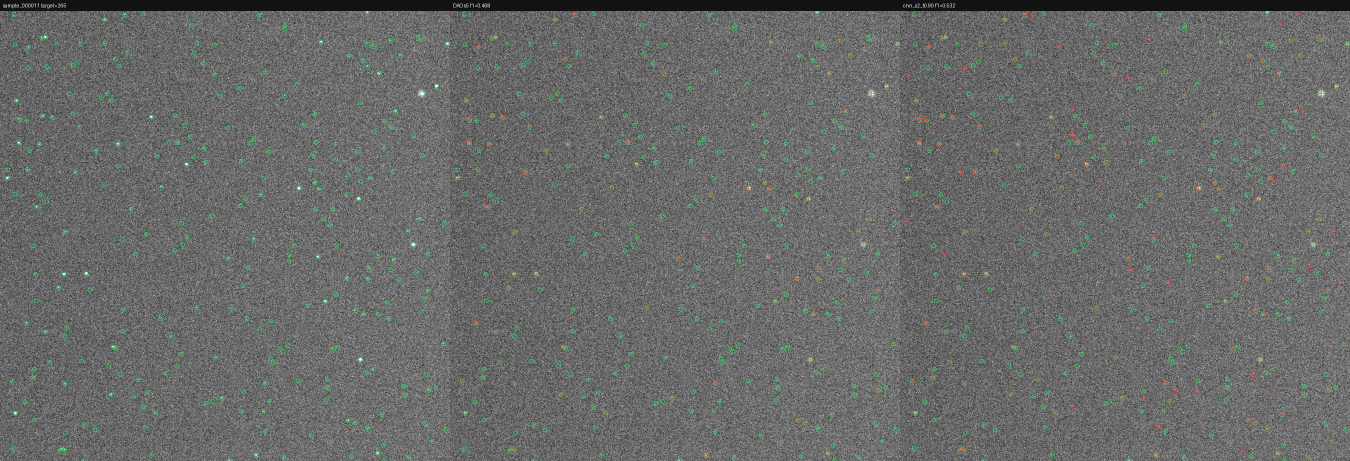
#> input picture runs_before/candidate_scorer_sigma2_random2/eval_spotcheck_crop_best/sample_000011_compare.jpg, 2700 x 922 px (shown at 1/2 size); its folder holds only this picture in this run
$ python -i daofind_opt.py   (imports and definitions only)
#> lines starting #> are read from the running program, lines starting #| are printed output that depends on the picture
from __future__ import annotations

import csv
import math
from dataclasses import dataclass
from pathlib import Path
from typing import Any

import numpy as np
import scipy.ndimage as ndi
from astropy.io import fits
from PIL import Image
from scipy.spatial import cKDTree


@dataclass
class Detection:
    y: float
    x: float
    peak: float
    flux: float
    snr: float


def odd_at_least(value: int, minimum: int = 3) -> int:
    value = max(int(value), int(minimum))
    return value if value % 2 == 1 else value + 1


def robust_center_noise(image: np.ndarray) -> tuple[float, float]:
    finite = np.asarray(image[np.isfinite(image)], dtype=np.float32)
    if finite.size == 0:
        return 0.0, 1.0
    center = float(np.median(finite))
    noise = float(1.4826 * np.median(np.abs(finite - center)))
    if not np.isfinite(noise) or noise <= 0:
        q25, q75 = np.percentile(finite, [25.0, 75.0])
        noise = float((q75 - q25) / 1.349)
    if not np.isfinite(noise) or noise <= 0:
        noise = float(np.std(finite))
    if not np.isfinite(noise) or noise <= 0:
        noise = 1.0
    return center, noise


def subtract_local_background(image: np.ndarray, mode: str = "local_mean", size: int = 25) -> np.ndarray:
#> called with mode = 'local_mean', size = 25
    mode = str(mode).lower()
    size = odd_at_least(size)
    image = np.asarray(image, dtype=np.float32)
    if mode in {"local_mean", "mean"}:
        return image - ndi.uniform_filter(image, size=size, output=np.float32)
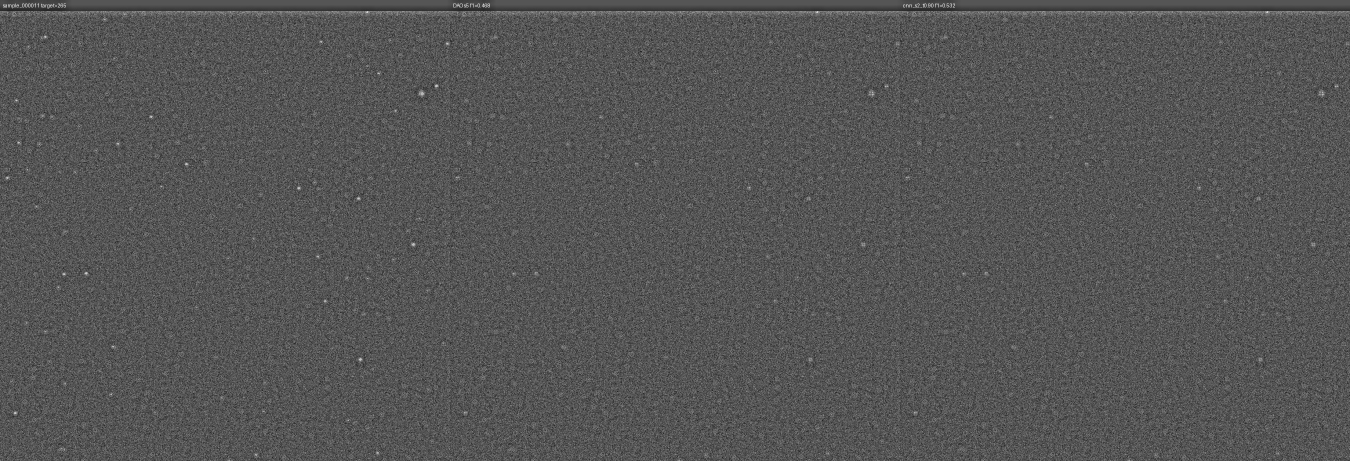
#> returned value: shape (922, 2700) float32 (shown at 1/2 size); min -102.6, max 203.5, mean 0; drawn with min black and max white
    if mode in {"local_median", "median"}:
        return image - ndi.median_filter(image, size=size)
    if mode == "global_mean":
        return image - float(np.mean(image))
    if mode == "global_median":
        return image - float(np.median(image))
    if mode in {"none", "off"}:
        return image.copy()
    raise ValueError(f"unsupported background mode: {mode}")


# [27 lines left out: functions read_fits_image, resolve_manifest_path, not called in this run]


def read_mask_image(path: Path) -> np.ndarray:
    image = Image.open(path).convert("L")
    return np.asarray(image, dtype=np.float32) / 255.0


# [67 lines left out: functions heatmap_to_centroids, transform_stack_yx_to_single_yx, not called in this run]


def daofind_like_detect_from_response(
    response: np.ndarray,
    residual: np.ndarray,
    sigma: float = 5.0,
    fwhm: float = 3.0,
    max_peaks: int | None = 5000,
    min_separation: float | None = None,
    exclude_border: int = 8,
) -> list[Detection]:
#> called with sigma = 5, fwhm = 3, max_peaks = 5000, exclude_border = 8
    response = np.asarray(response, dtype=np.float32)
    residual = np.asarray(residual, dtype=np.float32)
    center, noise = robust_center_noise(response)
#> in robust_center_noise, `center = float(np.median(finite))`: center = -0.143
#> in robust_center_noise, `noise = float(1.4826 * np.median(np.abs(finite - center)))`: noise = 8.02
#> center = -0.143; noise = 8.02
    threshold = center + float(sigma) * noise
#> threshold = 39.98
    peak_window = odd_at_least(int(round(float(fwhm) * 2.0 + 1.0)))
    local_max = response == ndi.maximum_filter(response, size=peak_window)
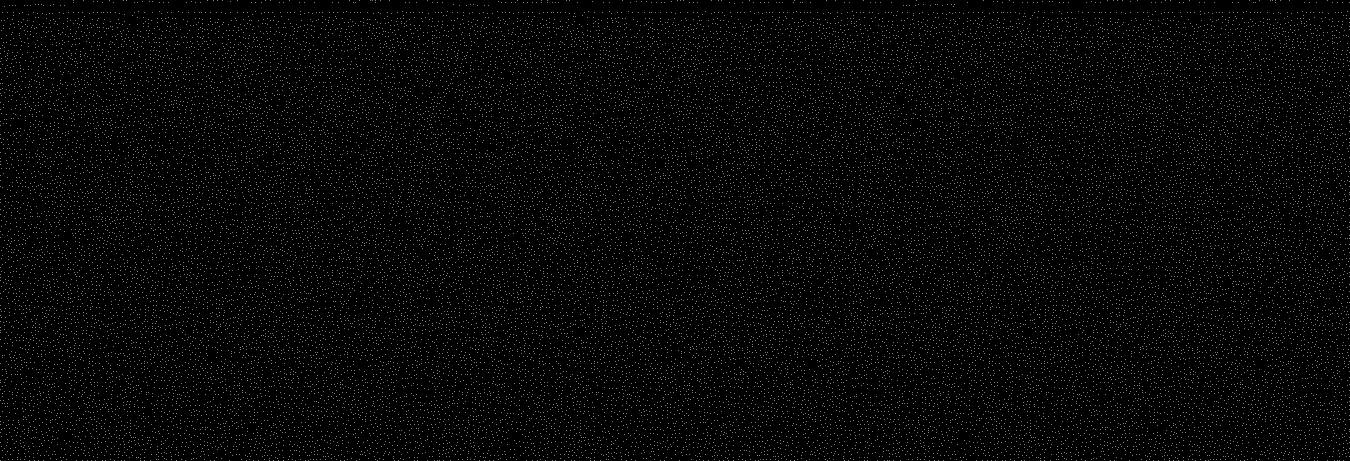
#> local_max: shape (922, 2700) bool (shown at 1/2 size); 1.2% white in thin lines or dots
    candidates = np.argwhere(local_max & (response > threshold))
#> candidates = 347 pairs, first value 8 to 921, second value 9 to 2695
    if exclude_border > 0 and len(candidates):
        h, w = response.shape
#> h = 922; w = 2700
        y = candidates[:, 0]
#> y = 347 values from 8 to 921
        x = candidates[:, 1]
#> x = 347 values, max 2695 at index 51, min 9 at index 35, mean 1224.2
        keep = (y >= exclude_border) & (y < h - exclude_border) & (x >= exclude_border) & (x < w - exclude_border)
        candidates = candidates[keep]
#> candidates = 342 pairs, first value 8 to 909, second value 9 to 2682
    if len(candidates):
        scores = response[candidates[:, 0], candidates[:, 1]]
#> scores = 342 values, max 121 at index 300, min 40.06 at index 266, mean 54.92
        candidates = candidates[np.argsort(-scores)]
    min_sep = max(float(fwhm), 1.0) if min_separation is None else float(min_separation)
    min_sep2 = min_sep * min_sep
    patch_radius = int(np.ceil(max(float(fwhm) * 1.5, 2.0)))
    detections: list[Detection] = []
    for y, x in candidates:
        if max_peaks is not None and len(detections) >= max_peaks:
            break
        if any((float(y) + 0.5 - det.y) ** 2 + (float(x) + 0.5 - det.x) ** 2 < min_sep2 for det in detections):
            continue
        y0 = max(0, int(y) - patch_radius)
        y1 = min(residual.shape[0], int(y) + patch_radius + 1)
        x0 = max(0, int(x) - patch_radius)
        x1 = min(residual.shape[1], int(x) + patch_radius + 1)
        patch = residual[y0:y1, x0:x1].astype(np.float64)
        weights = np.clip(patch, 0.0, None)
        total = float(np.sum(weights))
        if total > 0.0:
            yy, xx = np.mgrid[y0:y1, x0:x1].astype(np.float64)
            cy = float(np.sum(yy * weights) / total + 0.5)
            cx = float(np.sum(xx * weights) / total + 0.5)
        else:
            cy = float(y) + 0.5
            cx = float(x) + 0.5
        peak = float(response[y, x])
        detections.append(Detection(y=cy, x=cx, peak=peak, flux=total, snr=(peak - center) / noise))
#> this loop made 342 passes
#> (y, x, y0, y1, x0, x1, total, cy) on passes 1 to 12: (546, 172, 541, 552, 167, 178, 4838, 547.1), (171, 873, 166, 177, 868, 879, 4783.4, 171.9), (718, 720, 713, 724, 715, 726, 5209.1, 718.9), (24, 1634, 19, 30, 1629, 1640, 5009, 25.09), (24, 734, 19, 30, 729, 740, 5021, 25.09), (24, 2534, 19, 30, 2529, 2540, 5021, 25.09), (376, 597, 371, 382, 592, 603, 4695.1, 376.4), (489, 826, 484, 495, 821, 832, 5664.3, 489.3), (826, 30, 821, 832, 25, 36, 4672.6, 826.3), (187, 844, 182, 193, 839, 850, 7518.9, 187.2), (397, 717, 392, 403, 712, 723, 4633.5, 397.4), (328, 373, 323, 334, 368, 379, 4524.7, 328.6)
#> (y0, y1, x0, x1, total, cy, cx) on passes 61 to 66: (714, 725, 1617, 1628, 3659.7, 719.3, 1621.5), (5, 16, 927, 938, 4596.1, 11.34, 932.5), (5, 16, 56, 67, 5593.6, 10.88, 61.52), (658, 669, 86, 97, 3040.7, 663.5, 91.42), (5, 16, 14, 25, 3641.6, 11.69, 19.39), (4, 15, 102, 113, 3875.2, 11.39, 107)
    return detections


def fixed_gaussian_response(residual: np.ndarray, fwhm: float = 3.0) -> np.ndarray:
    gaussian_sigma = max(float(fwhm) / 2.3548, 0.5)
    return ndi.gaussian_filter(np.asarray(residual, dtype=np.float32), sigma=gaussian_sigma)


def daofind_like_detect(
    image: np.ndarray,
    sigma: float = 5.0,
    fwhm: float = 3.0,
    background_mode: str = "local_mean",
    filtsize: int = 25,
    max_peaks: int | None = 5000,
    min_separation: float | None = None,
    exclude_border: int = 8,
) -> list[Detection]:
    residual = subtract_local_background(image, background_mode, filtsize)
    response = fixed_gaussian_response(residual, fwhm)
    return daofind_like_detect_from_response(response, residual, sigma, fwhm, max_peaks, min_separation, exclude_border)


# [58 lines left out: functions match_centroids, detection_metrics, write_csv, not called in this run]


def read_csv_rows(path: Path) -> list[dict[str, str]]:
    with path.open(newline="", encoding="utf-8") as handle:
        return list(csv.DictReader(handle))


# [95 lines left out: functions photometry_at_centroids, normalize_log_flux_by_group, component_sigmas_from_heatmap, gaussian_patch, not called in this run]

>>> import cv2
>>> picture = cv2.imread('../runs_before/candidate_scorer_sigma2_random2/eval_spotcheck_crop_best/sample_000011_compare.jpg', cv2.IMREAD_GRAYSCALE)
>>> result = daofind_like_detect(picture)

$ run again, on runs_before/candidate_scorer_sigma2_random2/eval_spotcheck_crop_best/sample_000117_compare.jpg
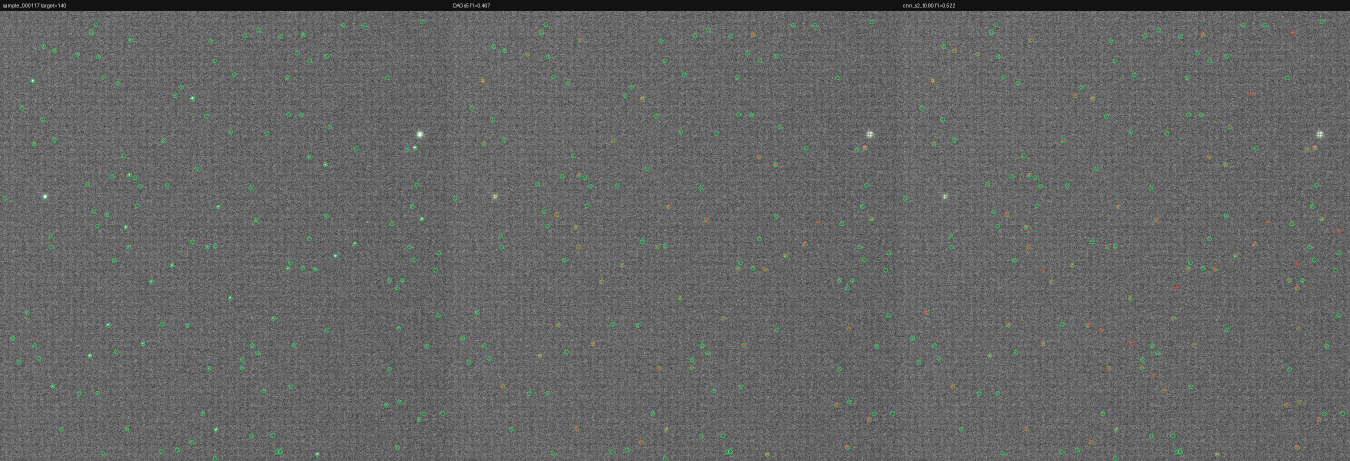
#> input picture runs_before/candidate_scorer_sigma2_random2/eval_spotcheck_crop_best/sample_000117_compare.jpg, 2700 x 922 px (shown at 1/2 size)
#> in subtract_local_background, `return image - ndi.uniform_filter(image, size=size, output=np.float32)`:
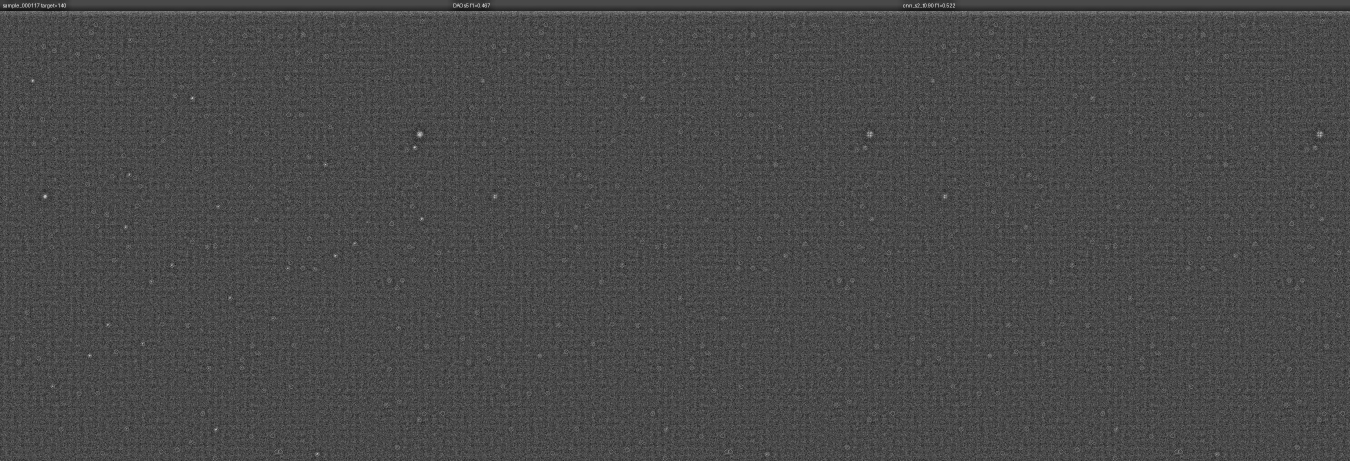
#> returned value: shape (922, 2700) float32 (shown at 1/2 size); min -82.5, max 203.5, mean 0; drawn with min black and max white
#> in robust_center_noise, `center = float(np.median(finite))`: center = -0.0988
#> in robust_center_noise, `noise = float(1.4826 * np.median(np.abs(finite - center)))`: noise = 5.68
#> in daofind_like_detect_from_response, `center, noise = robust_center_noise(response)`: center = -0.0988; noise = 5.68
#> threshold = 28.32
#> in daofind_like_detect_from_response, `local_max = response == ndi.maximum_filter(response, size=peak_window)`:
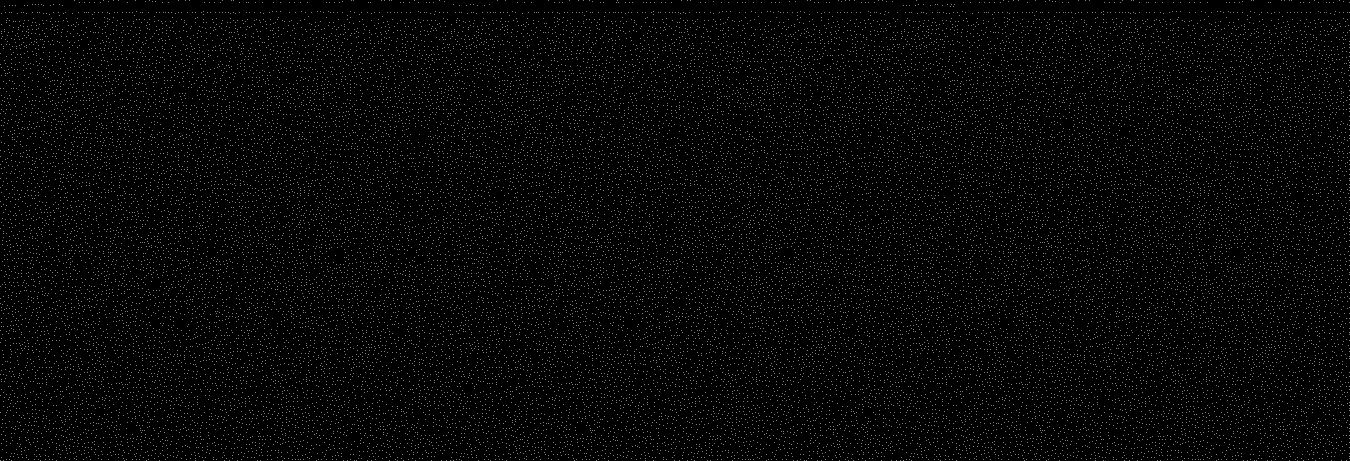
#> local_max: shape (922, 2700) bool (shown at 1/2 size); 1.2% white in thin lines or dots
#> in daofind_like_detect_from_response, `candidates = np.argwhere(local_max & (response > threshold))`: candidates = 448 pairs, first value 8 to 908, second value 3 to 2699
#> in daofind_like_detect_from_response, `y = candidates[:, 0]`: y = 448 values from 8 to 908
#> in daofind_like_detect_from_response, `x = candidates[:, 1]`: x = 448 values, max 2699 at index 258, min 3 at index 316, mean 1308.6
#> in daofind_like_detect_from_response, `candidates = candidates[keep]`: candidates = 444 pairs, first value 8 to 908, second value 9 to 2686
#> scores = 444 values, max 124.7 at index 379, min 28.42 at index 410, mean 42.23
#> the loop in daofind_like_detect_from_response, `for y, x in candidates:` made 444 passes
#> (y, x, y0, y1, x0, x1, total, cy) on passes 1 to 8: (392, 90, 387, 398, 85, 96, 5840.9, 392.9), (269, 839, 264, 275, 834, 845, 8549.5, 268.9), (294, 829, 289, 300, 824, 835, 4076.9, 295), (161, 65, 156, 167, 60, 71, 3638.7, 161.6), (196, 384, 191, 202, 379, 390, 3755.3, 196.5), (511, 670, 506, 517, 665, 676, 3578.6, 511.6), (437, 843, 432, 443, 838, 849, 3645.9, 438.1), (11, 125, 6, 17, 120, 131, 4874.8, 10.92)
